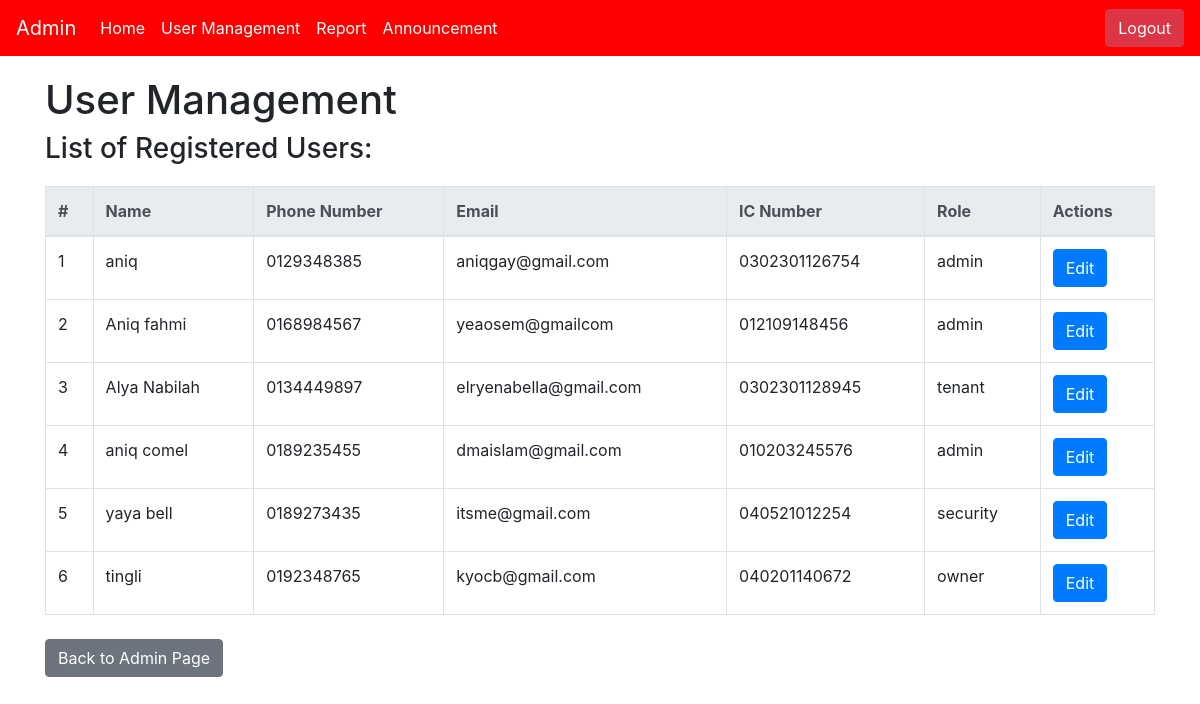
Before: /user_management with the older database file.
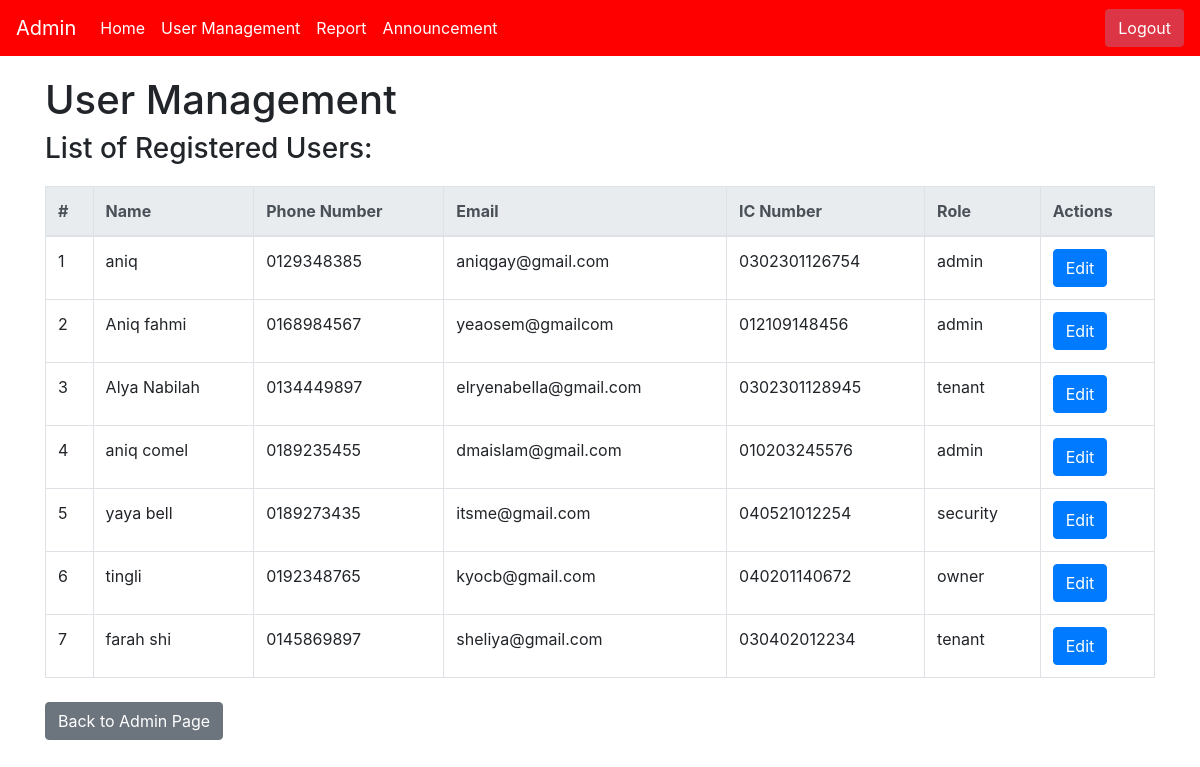
After: the same page with the newer database file.
### app.py (models this page shows)
class User(db.Model):
    __tablename__ = 'users'
    id = db.Column(db.Integer, primary_key=True)
    name = db.Column(db.String(100), nullable=False)
    phone_number = db.Column(db.String(20), nullable=False, unique=True)
    email = db.Column(db.String(120), nullable=False, unique=True)
    ic_number = db.Column(db.String(20), nullable=False, unique=True)
    password = db.Column(db.String(60), nullable=False)
    role = db.Column(db.String(10), nullable=False)
    qr_code = db.Column(db.String(255))

### app.py (the view)
@app.route('/user_management')
def user_management():
    users = User.query.all()
    return render_template('user_management.html', users=users)

### templates/user_management.html (shortened to what this page needs)
<!DOCTYPE html>
<html lang="en">
<head>
    <link rel="stylesheet" href="https://cdn.jsdelivr.net/npm/bootstrap@4.3.1/dist/css/bootstrap.min.css">
</head>
<body>
    <nav class="navbar navbar-expand-lg navbar-light" style="background-color: #FF0000; color: white;">
        <a class="navbar-brand" href="#" style="color: white;">Admin</a>
        <div class="collapse navbar-collapse" id="navbarNav">
          <ul class="navbar-nav">
            <li class="nav-item active">
              <a class="nav-link" href="#" style="color: white;">Home <span class="sr-only">(current)</span></a>
            </li>
            <li class="nav-item">
              <a class="nav-link" href="{{ url_for('user_management') }}" style="color: white;">User Management</a>
            </li>
            <li class="nav-item">
              <a class="nav-link" href="{{ url_for('view_incident_reports') }}" style="color: white;">Report</a>
            </li>
            <li class="nav-item">
              <a class="nav-link" href="{{ url_for('view_announcements') }}" style="color: white;">Announcement</a>
          </li>
          </ul>
        </div>
        <form class="form-inline my-2 my-lg-0 ml-auto" action="{{ url_for('logout') }}" method="post">
          <button type="submit" class="btn btn-danger">Logout</button>
        </form>
    </nav>
    <div class="container">
        <h1>User Management</h1>
        <div>
            <h3>List of Registered Users:</h3>
            <table class="table table-bordered">
                <thead class="thead-light">
                    <tr>
                        <th>#</th>
                        <th>Name</th>
                        <th>Phone Number</th>
                        <th>Email</th>
                        <th>IC Number</th>
                        <th>Role</th>
                        <th>Actions</th>
                    </tr>
                </thead>
                <tbody>
                    {% for user in users %}
                    <tr>
                        <td>{{ user.id }}</td>
                        <td>{{ user.name }}</td>
                        <td>{{ user.phone_number }}</td>
                        <td>{{ user.email }}</td>
                        <td>{{ user.ic_number }}</td>
                        <td>{{ user.role }}</td>
                        <td>
                            <a href="{{ url_for('edit_user', user_id=user.id) }}" class="btn btn-primary">Edit</a>
                        </td>
                    </tr>
                    {% endfor %}
                </tbody>
            </table>
        </div>
    </div>
    <div class="container mt-4">
        <a href="{{ url_for('admin_page') }}" class="btn btn-secondary">Back to Admin Page</a>
    </div>
</body>
</html>

### templates/user_management.html (style rules this page uses)
.container { margin-top: 20px; }
.table { margin-top: 20px; }
th, td { padding: 8px; }

Changed rows visible on the page:
added User: id "7", name "farah shi", phone_number "0145869897", email "sheliya@gmail.com", ic_number "030402012234", role "tenant"
